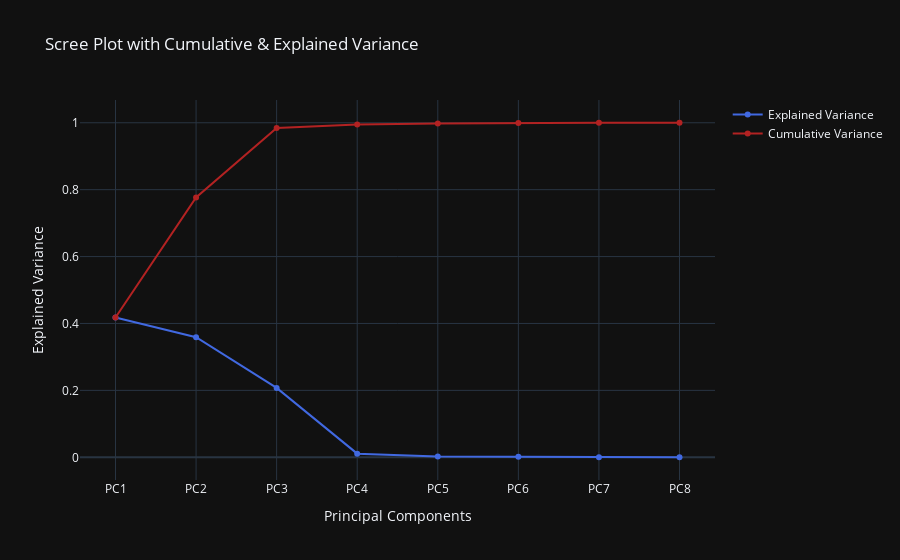

Here is the notebook cell this chart was saved with:
### Code cell
import plotly.express as px
import plotly.graph_objects as go

# Plotly scree plot with explained variance ratio and cumulative explained variance
fig = go.Figure()

# Scree plot
fig.add_trace(go.Scatter(
    x=[f'PC{i+1}' for i in range(8)],
    y=explained_variance,
    mode='lines+markers',
    name='Explained Variance',
    line=dict(color='royalblue')
))

# Cumulative explained variance
fig.add_trace(go.Scatter(
    x=[f'PC{i+1}' for i in range(8)],
    y=cumulative_variance,
    mode='lines+markers',
    name='Cumulative Variance',
    line=dict(color='firebrick')
))

fig.update_layout(
    title='Scree Plot with Cumulative & Explained Variance',
    xaxis_title='Principal Components',
    yaxis_title='Explained Variance',
    template='plotly_dark'
)

fig.show()

### Figure 1 — Plotly figure (JSON) as saved in the notebook; plotly's stock layout.template omitted (floating-point values rounded to 4 significant figures)
{"data": [{"line": {"color": "royalblue"}, "mode": "lines+markers", "name": "Explained Variance", "type": "scatter", "x": ["PC1", "PC2", "PC3", "PC4", "PC5", "PC6", "PC7", "PC8"], "y": [0.4178, 0.3588, 0.2074, 0.01092, 0.002497, 0.001965, 0.0004244, 0.000137]}, {"line": {"color": "firebrick"}, "mode": "lines+markers", "name": "Cumulative Variance", "type": "scatter", "x": ["PC1", "PC2", "PC3", "PC4", "PC5", "PC6", "PC7", "PC8"], "y": [0.4178, 0.7766, 0.9841, 0.995, 0.9975, 0.9994, 0.9999, 1.0]}], "layout": {"autosize": true, "title": {"text": "Scree Plot with Cumulative & Explained Variance"}, "xaxis": {"autorange": true, "range": [-0.4657, 7.466], "title": {"text": "Principal Components"}, "type": "category"}, "yaxis": {"autorange": true, "range": [-0.08238, 1.083], "title": {"text": "Explained Variance"}, "type": "linear"}}}
